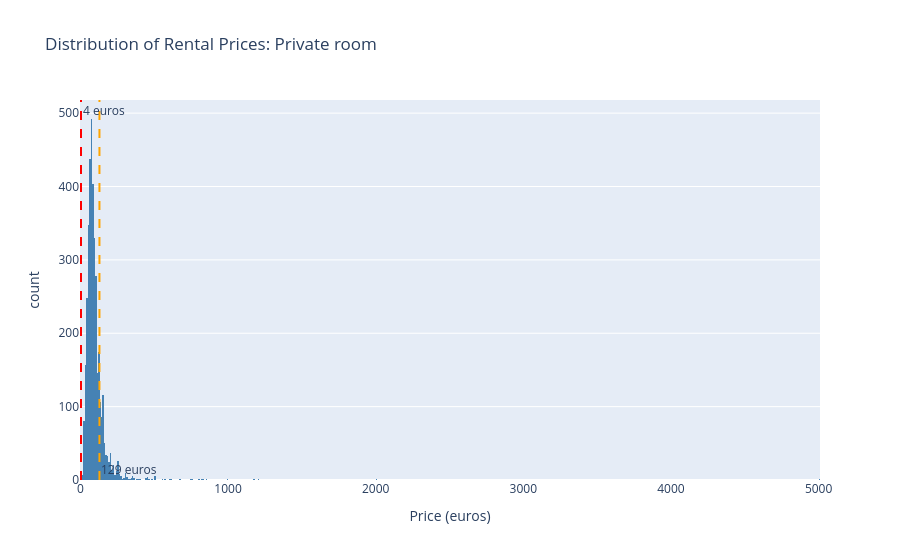

This figure's notebook cell:
### Markdown cell above
Use the .loc function to filter the rows where the price was >= 4 and <= 129 and create another dataset called “price_range,” then calculate the percentage of private rooms that fell within that price range

### Code cell
fig = px.histogram(private_rooms, x='price', nbins=500,
                   title='Distribution of Rental Prices: Private room',
                   labels={'price': 'Price (euros)'},
                   color_discrete_sequence=['steelblue'])

fig.add_vline(x=4, line_dash='dash', line_color='red', 
              annotation_text='4 euros')
fig.add_vline(x=129, line_dash='dash', line_color='orange', 
              annotation_text='129 euros',
             annotation_position='bottom right')

fig.show()

### Figure 1 — Plotly figure (JSON) as saved in the notebook; plotly's stock layout.template omitted (floating-point values rounded to 4 significant figures; data arrays with more than 128 entries replaced by an {"elided": "..."} marker saying what was removed)
{"data": [{"bingroup": "x", "hovertemplate": "Price (euros)=%{x}<br>count=%{y}<extra></extra>", "legendgroup": "", "marker": {"color": "steelblue", "pattern": {"shape": ""}}, "name": "", "nbinsx": 500, "orientation": "v", "showlegend": false, "type": "histogram", "x": {"elided": "3756 int values"}, "xaxis": "x", "yaxis": "y"}], "layout": {"annotations": [{"showarrow": false, "text": "4 euros", "x": 4, "xanchor": "left", "xref": "x", "y": 1, "yanchor": "top", "yref": "y domain"}, {"showarrow": false, "text": "129 euros", "x": 129, "xanchor": "left", "xref": "x", "y": 0, "yanchor": "bottom", "yref": "y domain"}], "barmode": "relative", "legend": {"tracegroupgap": 0}, "shapes": [{"line": {"color": "red", "dash": "dash"}, "type": "line", "x0": 4, "x1": 4, "xref": "x", "y0": 0, "y1": 1, "yref": "y domain"}, {"line": {"color": "orange", "dash": "dash"}, "type": "line", "x0": 129, "x1": 129, "xref": "x", "y0": 0, "y1": 1, "yref": "y domain"}], "title": {"text": "Distribution of Rental Prices: Private room"}, "xaxis": {"anchor": "y", "domain": [0, 1], "title": {"text": "Price (euros)"}}, "yaxis": {"anchor": "x", "domain": [0, 1], "title": {"text": "count"}}}}
